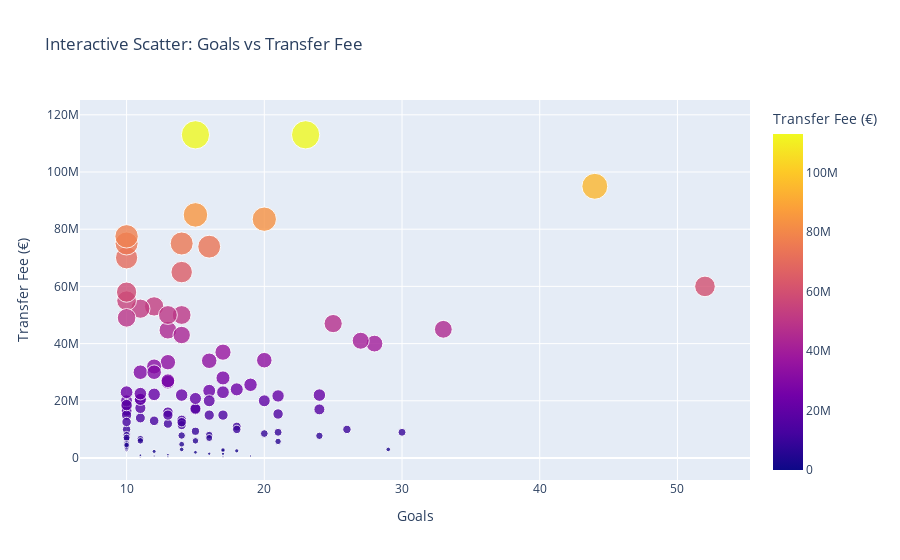

Write notebook code for a chart like this one.
### Code cell
# Create a scatter plot for Goals vs Transfer Fee
fig = px.scatter(
    interactive_data,
    x='goals',
    y='transfer_fee',
    size='transfer_fee',
    color='transfer_fee',
    hover_data=['player_name', 'appearances', 'minutes_played'],
    title='Interactive Scatter: Goals vs Transfer Fee',
    labels={'transfer_fee': 'Transfer Fee (€)', 'goals': 'Goals'}
)
fig.update_traces(marker=dict(opacity=0.8))
fig.show()

# Similarly, create plots for other metrics (e.g., appearances, minutes)

### Figure 1 — Plotly figure (JSON) as saved in the notebook; plotly's stock layout.template omitted (floating-point values rounded to 4 significant figures; data arrays with more than 128 entries replaced by an {"elided": "..."} marker saying what was removed)
{"data": [{"customdata": {"elided": "142x3 mixed values"}, "hovertemplate": "Goals=%{x}<br>Transfer Fee (€)=%{marker.color}<br>player_name=%{customdata[0]}<br>appearances=%{customdata[1]}<br>minutes_played=%{customdata[2]}<extra></extra>", "legendgroup": "", "marker": {"color": {"elided": "142 int values"}, "coloraxis": "coloraxis", "opacity": 0.8, "size": {"elided": "142 int values"}, "sizemode": "area", "sizeref": 282500, "symbol": "circle"}, "mode": "markers", "name": "", "orientation": "v", "showlegend": false, "type": "scatter", "x": {"elided": "142 int values"}, "xaxis": "x", "y": {"elided": "142 int values"}, "yaxis": "y"}], "layout": {"coloraxis": {"colorbar": {"title": {"text": "Transfer Fee (€)"}}, "colorscale": [[0, "#0d0887"], [0.1111, "#46039f"], [0.2222, "#7201a8"], [0.3333, "#9c179e"], [0.4444, "#bd3786"], [0.5556, "#d8576b"], [0.6667, "#ed7953"], [0.7778, "#fb9f3a"], [0.8889, "#fdca26"], [1, "#f0f921"]]}, "legend": {"itemsizing": "constant", "tracegroupgap": 0}, "title": {"text": "Interactive Scatter: Goals vs Transfer Fee"}, "xaxis": {"anchor": "y", "domain": [0, 1], "title": {"text": "Goals"}}, "yaxis": {"anchor": "x", "domain": [0, 1], "title": {"text": "Transfer Fee (€)"}}}}
